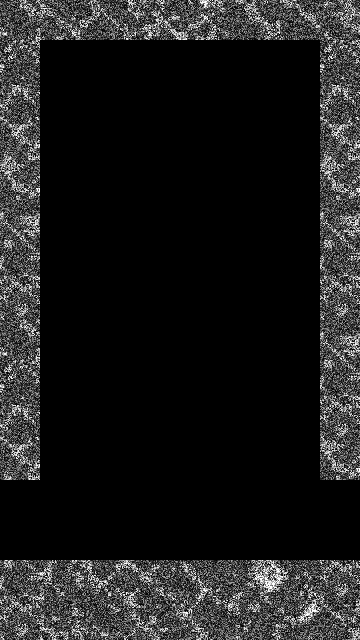

The image is a tile-based game level rendered from a .tmx file. Its description and complete source (layers, tilesets, objects, tile grids) follow:
An orthogonal 9x16 tile map with 40x40 px tiles, 1 tile layer (main).

<map version="1.0" orientation="orthogonal" renderorder="right-down" width="9" height="16" tilewidth="40" tileheight="40" nextobjectid="1">
 <tileset firstgid="1" name="tiles" tilewidth="40" tileheight="40" tilecount="100" columns="10">
  <image source="../graphics/tiles.png" width="400" height="400" />
 </tileset>
 <layer name="main" width="9" height="16">
  <data encoding="csv">
21,1,2,3,4,5,6,7,8,
31,0,0,0,0,0,0,0,31,
41,0,0,0,0,0,0,0,41,
51,0,0,0,0,0,0,0,51,
61,0,0,0,0,0,0,0,61,
71,0,0,0,0,0,0,0,71,
81,0,0,0,0,0,0,0,81,
91,0,0,0,0,0,0,0,91,
21,0,0,0,0,0,0,0,71,
31,0,0,0,0,0,0,0,81,
41,0,0,0,0,0,0,0,91,
51,0,0,0,0,0,0,0,61,
0,0,0,0,0,0,0,0,0,
0,0,0,0,0,0,0,0,0,
81,82,83,84,85,86,87,88,91,
91,92,93,94,95,96,97,98,99
</data>
 </layer>
</map>
